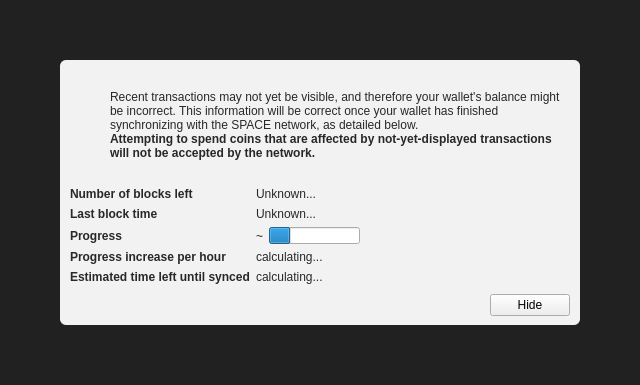
<?xml version="1.0" encoding="UTF-8"?>
<ui version="4.0">
 <class>ModalOverlay</class>
 <widget class="ModalOverlay" name="ModalOverlay">
  <property name="geometry">
   <rect>
    <x>0</x>
    <y>0</y>
    <width>640</width>
    <height>385</height>
   </rect>
  </property>
  <property name="windowTitle">
   <string>Form</string>
  </property>
  <layout class="QVBoxLayout" name="verticalLayout" stretch="0">
   <property name="sizeConstraint">
    <enum>QLayout::SetDefaultConstraint</enum>
   </property>
   <property name="leftMargin">
    <number>0</number>
   </property>
   <property name="topMargin">
    <number>0</number>
   </property>
   <property name="rightMargin">
    <number>0</number>
   </property>
   <property name="bottomMargin">
    <number>0</number>
   </property>
   <item>
    <widget class="QWidget" name="bgWidget" native="true">
     <property name="styleSheet">
      <string notr="true">#bgWidget { background: rgba(0,0,0,220); }</string>
     </property>
     <layout class="QVBoxLayout" name="verticalLayoutMain" stretch="1">
      <property name="leftMargin">
       <number>60</number>
      </property>
      <property name="topMargin">
       <number>60</number>
      </property>
      <property name="rightMargin">
       <number>60</number>
      </property>
      <property name="bottomMargin">
       <number>60</number>
      </property>
      <item>
       <widget class="QWidget" name="contentWidget" native="true">
        <property name="styleSheet">
         <string notr="true">#contentWidget { background: rgba(255,255,255,240); border-radius: 6px; }

QLabel { color: rgb(40,40,40);  }</string>
        </property>
        <layout class="QVBoxLayout" name="verticalLayoutSub" stretch="1,0,0,0">
         <property name="spacing">
          <number>0</number>
         </property>
         <property name="leftMargin">
          <number>10</number>
         </property>
         <property name="topMargin">
          <number>10</number>
         </property>
         <property name="rightMargin">
          <number>10</number>
         </property>
         <property name="bottomMargin">
          <number>10</number>
         </property>
         <item>
          <layout class="QHBoxLayout" name="horizontalLayoutIconText" stretch="0,1">
           <property name="topMargin">
            <number>20</number>
           </property>
           <item>
            <layout class="QVBoxLayout" name="verticalLayoutIcon">
             <property name="leftMargin">
              <number>0</number>
             </property>
             <item>
              <widget class="QPushButton" name="warningIcon">
               <property name="enabled">
                <bool>false</bool>
               </property>
               <property name="text">
                <string/>
               </property>
               <property name="icon">
                <iconset>
                 <normaloff>:/icons/warning</normaloff>
                 <disabledoff>:/icons/warning</disabledoff>:/icons/warning</iconset>
               </property>
               <property name="iconSize">
                <size>
                 <width>48</width>
                 <height>48</height>
                </size>
               </property>
               <property name="flat">
                <bool>true</bool>
               </property>
              </widget>
             </item>
             <item>
              <spacer name="verticalSpacerWarningIcon">
               <property name="orientation">
                <enum>Qt::Vertical</enum>
               </property>
               <property name="sizeHint" stdset="0">
                <size>
                 <width>20</width>
                 <height>40</height>
                </size>
               </property>
              </spacer>
             </item>
            </layout>
           </item>
           <item>
            <layout class="QVBoxLayout" name="verticalLayoutInfoText">
             <property name="leftMargin">
              <number>0</number>
             </property>
             <property name="topMargin">
              <number>0</number>
             </property>
             <item>
              <widget class="QLabel" name="infoText">
               <property name="text">
                <string>Recent transactions may not yet be visible, and therefore your wallet's balance might be incorrect. This information will be correct once your wallet has finished synchronizing with the SPACE network, as detailed below.</string>
               </property>
               <property name="textFormat">
                <enum>Qt::RichText</enum>
               </property>
               <property name="wordWrap">
                <bool>true</bool>
               </property>
              </widget>
             </item>
             <item>
              <widget class="QLabel" name="infoTextStrong">
               <property name="font">
                <font>
                 <weight>75</weight>
                 <bold>true</bold>
                </font>
               </property>
               <property name="text">
                <string>Attempting to spend coins that are affected by not-yet-displayed transactions will not be accepted by the network.</string>
               </property>
               <property name="textFormat">
                <enum>Qt::RichText</enum>
               </property>
               <property name="wordWrap">
                <bool>true</bool>
               </property>
              </widget>
             </item>
             <item>
              <spacer name="verticalSpacerInTextSpace">
               <property name="orientation">
                <enum>Qt::Vertical</enum>
               </property>
               <property name="sizeHint" stdset="0">
                <size>
                 <width>20</width>
                 <height>40</height>
                </size>
               </property>
              </spacer>
             </item>
            </layout>
           </item>
          </layout>
         </item>
         <item>
          <spacer name="verticalSpacerAfterText">
           <property name="orientation">
            <enum>Qt::Vertical</enum>
           </property>
           <property name="sizeHint" stdset="0">
            <size>
             <width>20</width>
             <height>40</height>
            </size>
           </property>
          </spacer>
         </item>
         <item>
          <layout class="QFormLayout" name="formLayout">
           <property name="fieldGrowthPolicy">
            <enum>QFormLayout::FieldsStayAtSizeHint</enum>
           </property>
           <property name="horizontalSpacing">
            <number>6</number>
           </property>
           <property name="verticalSpacing">
            <number>6</number>
           </property>
           <property name="topMargin">
            <number>10</number>
           </property>
           <item row="0" column="0">
            <widget class="QLabel" name="labelNumberOfBlocksLeft">
             <property name="font">
              <font>
               <weight>75</weight>
               <bold>true</bold>
              </font>
             </property>
             <property name="text">
              <string>Number of blocks left</string>
             </property>
            </widget>
           </item>
           <item row="0" column="1">
            <widget class="QLabel" name="numberOfBlocksLeft">
             <property name="text">
              <string>Unknown...</string>
             </property>
            </widget>
           </item>
           <item row="1" column="0">
            <widget class="QLabel" name="labelLastBlockTime">
             <property name="font">
              <font>
               <weight>75</weight>
               <bold>true</bold>
              </font>
             </property>
             <property name="text">
              <string>Last block time</string>
             </property>
            </widget>
           </item>
           <item row="1" column="1">
            <widget class="QLabel" name="newestBlockDate">
             <property name="sizePolicy">
              <sizepolicy hsizetype="Maximum" vsizetype="Preferred">
               <horstretch>0</horstretch>
               <verstretch>0</verstretch>
              </sizepolicy>
             </property>
             <property name="text">
              <string>Unknown...</string>
             </property>
            </widget>
           </item>
           <item row="2" column="0">
            <widget class="QLabel" name="labelSyncDone">
             <property name="font">
              <font>
               <weight>75</weight>
               <bold>true</bold>
              </font>
             </property>
             <property name="text">
              <string>Progress</string>
             </property>
            </widget>
           </item>
           <item row="2" column="1">
            <layout class="QHBoxLayout" name="horizontalLayoutSync" stretch="0,1">
             <item>
              <widget class="QLabel" name="percentageProgress">
               <property name="text">
                <string notr="true">~</string>
               </property>
              </widget>
             </item>
             <item>
              <widget class="QProgressBar" name="progressBar">
               <property name="value">
                <number>24</number>
               </property>
               <property name="format">
                <string/>
               </property>
              </widget>
             </item>
            </layout>
           </item>
           <item row="4" column="0">
            <widget class="QLabel" name="labelProgressIncrease">
             <property name="font">
              <font>
               <weight>75</weight>
               <bold>true</bold>
              </font>
             </property>
             <property name="text">
              <string>Progress increase per hour</string>
             </property>
            </widget>
           </item>
           <item row="4" column="1">
            <widget class="QLabel" name="progressIncreasePerH">
             <property name="text">
              <string>calculating...</string>
             </property>
            </widget>
           </item>
           <item row="5" column="0">
            <widget class="QLabel" name="labelEstimatedTimeLeft">
             <property name="font">
              <font>
               <weight>75</weight>
               <bold>true</bold>
              </font>
             </property>
             <property name="text">
              <string>Estimated time left until synced</string>
             </property>
            </widget>
           </item>
           <item row="5" column="1">
            <widget class="QLabel" name="expectedTimeLeft">
             <property name="text">
              <string>calculating...</string>
             </property>
            </widget>
           </item>
          </layout>
         </item>
         <item>
          <layout class="QHBoxLayout" name="horizontalLayoutButtons">
           <property name="leftMargin">
            <number>10</number>
           </property>
           <property name="topMargin">
            <number>10</number>
           </property>
           <item>
            <spacer name="horizontalSpacer">
             <property name="orientation">
              <enum>Qt::Horizontal</enum>
             </property>
             <property name="sizeHint" stdset="0">
              <size>
               <width>40</width>
               <height>20</height>
              </size>
             </property>
            </spacer>
           </item>
           <item>
            <widget class="QPushButton" name="closeButton">
             <property name="text">
              <string>Hide</string>
             </property>
            </widget>
           </item>
          </layout>
         </item>
        </layout>
       </widget>
      </item>
     </layout>
    </widget>
   </item>
  </layout>
 </widget>
 <customwidgets>
  <customwidget>
   <class>ModalOverlay</class>
   <extends>QWidget</extends>
   <header>modaloverlay.h</header>
   <container>1</container>
  </customwidget>
 </customwidgets>
 <resources/>
 <connections/>
</ui>
